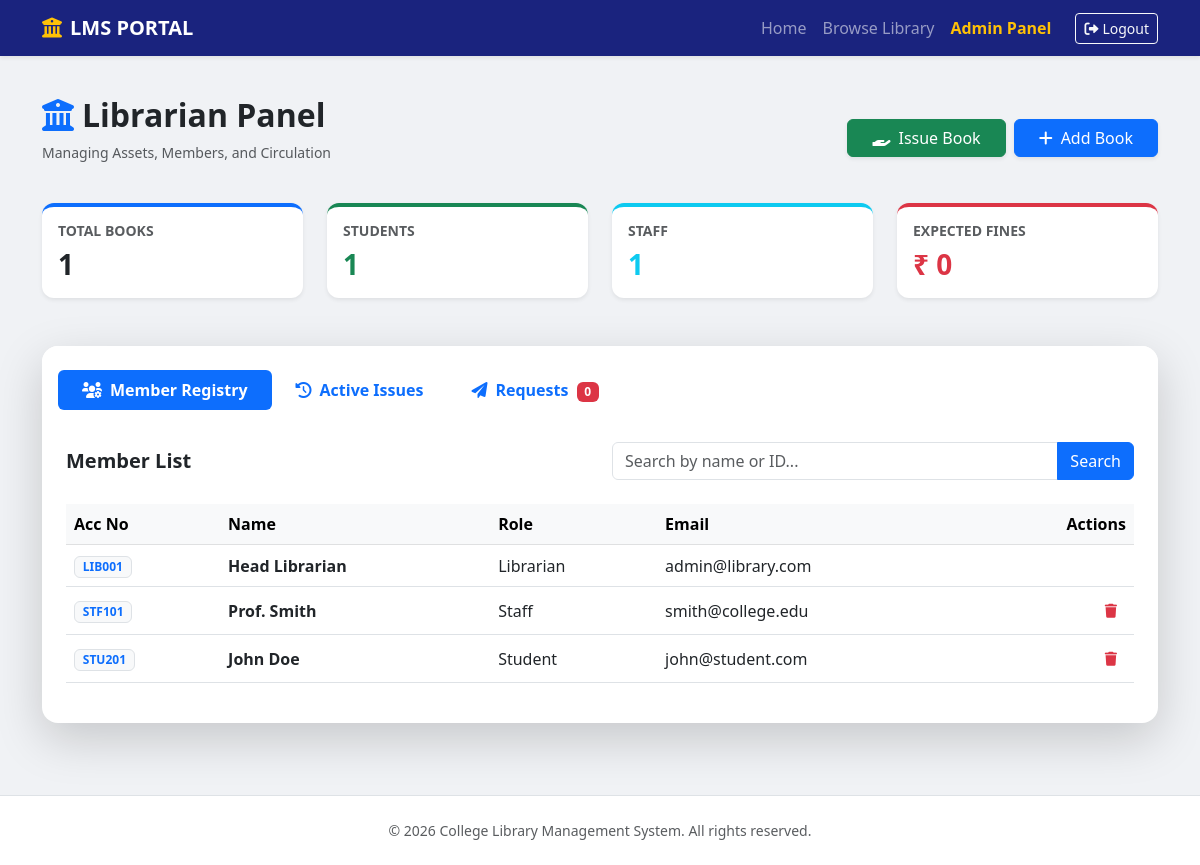
The page /admin_dashboard (signed in) on the database as committed earlier.
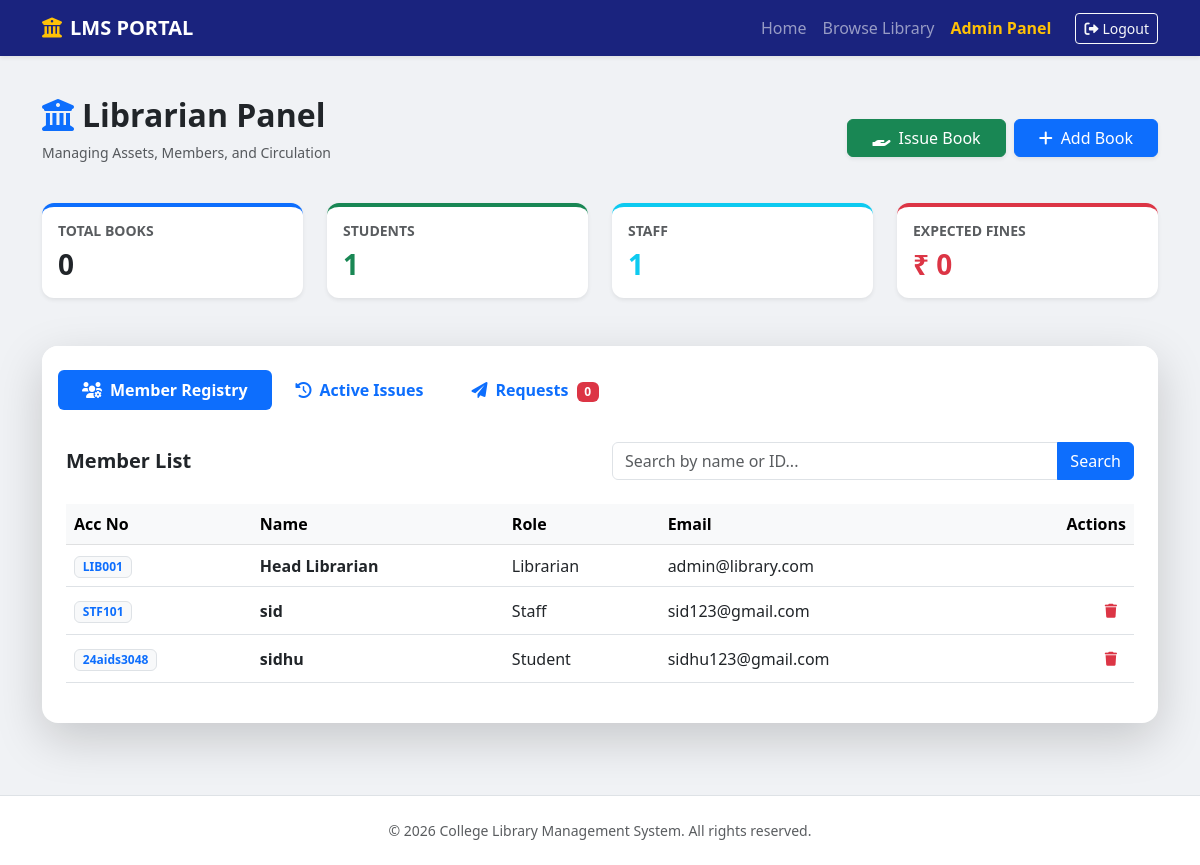
The same page on the database as committed later.
### controller/models.py (models this page shows)
class User(db.Model, UserMixin): # <--- Add UserMixin here
    id = db.Column(db.Integer, primary_key=True)
    account_no = db.Column(db.String(20), unique=True, nullable=False)
    name = db.Column(db.String(100), nullable=False)
    email = db.Column(db.String(120), unique=True, nullable=False)
    password = db.Column(db.String(200), nullable=False)
    role = db.Column(db.String(20), nullable=False) # 'librarian', 'staff', 'student'
    rentals = db.relationship('Transaction', backref='borrower', lazy=True)

### app.py (the view)
@app.route('/admin_dashboard')
@login_required
def admin_dashboard():
    search_query = request.args.get('search_user', '')
    if search_query:
        users = User.query.filter(User.name.contains(search_query) | User.account_no.contains(search_query)).all()
    else:
        users = User.query.all()
    pending_requests = BookRequest.query.filter_by(status='Pending').all()
    transactions = Transaction.query.filter_by(return_date=None).all()
    current_time = datetime.utcnow()
    live_fines = 0
    for txn in transactions:
        if current_time > txn.due_date:
            days_overdue = (current_time - txn.due_date).days
            live_fines += (days_overdue * 5)  # ₹5 per day
    stats = {
        'total_books': Book.query.count(),
        'total_students': User.query.filter_by(role='student').count(),
        'total_staff': User.query.filter_by(role='staff').count(),
        'total_fines': live_fines # Now reflects the live calculation
    }
    return render_template('admin_dashboard.html',
                           users=users,
                           pending_requests=pending_requests,
                           transactions=transactions,
                           search_query=search_query,
                           stats=stats,
                           now=current_time)

### app.py (called while the page is built)
@login_manager.user_loader
def load_user(user_id):
    return db.session.get(User, int(user_id))

### templates/admin_dashboard.html (shortened to what this page needs)
{% extends "base.html" %}
{% block content %}
<div class="container py-4">
    <div class="d-flex justify-content-between align-items-center mb-4">
        <div>
            <h2 class="fw-bold text-dark">
                <i class="fas fa-university me-2 text-primary"></i>Librarian Panel
            </h2>
            <p class="text-muted small">Managing Assets, Members, and Circulation</p>
        </div>
        <div class="d-flex gap-2">
            <button class="btn btn-success shadow-sm px-4" data-bs-toggle="modal" data-bs-target="#issueBookModal">
                <i class="fas fa-hand-holding me-2"></i>Issue Book
            </button>
            <button class="btn btn-primary shadow-sm px-4" data-bs-toggle="modal" data-bs-target="#addBookModal">
                <i class="fas fa-plus me-2"></i>Add Book
            </button>
        </div>
    </div>
    <div class="row g-4 mb-5">
        <div class="col-md-3">
            <div class="card border-0 shadow-sm p-3 bg-white h-100 border-top border-primary border-4">
                <h6 class="text-muted small fw-bold text-uppercase">Total Books</h6>
                <h3 class="fw-bold mb-0">{{ stats.total_books }}</h3>
            </div>
        </div>
        <div class="col-md-3">
            <div class="card border-0 shadow-sm p-3 bg-white h-100 border-top border-success border-4">
                <h6 class="text-muted small fw-bold text-uppercase">Students</h6>
                <h3 class="fw-bold mb-0 text-success">{{ stats.total_students }}</h3>
            </div>
        </div>
        <div class="col-md-3">
            <div class="card border-0 shadow-sm p-3 bg-white h-100 border-top border-info border-4">
                <h6 class="text-muted small fw-bold text-uppercase">Staff</h6>
                <h3 class="fw-bold mb-0 text-info">{{ stats.total_staff }}</h3>
            </div>
        </div>
        <div class="col-md-3">
            <div class="card border-0 shadow-sm p-3 bg-white h-100 border-top border-danger border-4">
                <h6 class="text-muted small fw-bold text-uppercase">Expected Fines</h6>
                <h3 class="fw-bold mb-0 text-danger">₹ {{ stats.total_fines }}</h3>
            </div>
        </div>
    </div>
    <div class="card border-0 shadow-lg rounded-4 overflow-hidden">
        <div class="card-header bg-white border-0 pt-4 px-4">
            <ul class="nav nav-pills card-header-pills" id="pills-tab" role="tablist">
                <li class="nav-item">
                    <button class="nav-link active px-4 fw-bold" data-bs-toggle="pill" data-bs-target="#pills-users" type="button">
                        <i class="fas fa-users-cog me-2"></i>Member Registry
                    </button>
                </li>
                <li class="nav-item">
                    <button class="nav-link px-4 fw-bold" data-bs-toggle="pill" data-bs-target="#pills-issues" type="button">
                        <i class="fas fa-history me-2"></i>Active Issues
                    </button>
                </li>
                <li class="nav-item">
                    <button class="nav-link px-4 fw-bold" data-bs-toggle="pill" data-bs-target="#pills-requests" type="button">
                        <i class="fas fa-paper-plane me-2"></i>Requests
                        <span class="badge bg-danger ms-1">{{ pending_requests|length }}</span>
                    </button>
                </li>
            </ul>
        </div>
        <div class="card-body p-0">
            <div class="tab-content" id="pills-tabContent">
                <div class="tab-pane fade show active p-4" id="pills-users">
                    <div class="row mb-4 align-items-center">
                        <div class="col-md-6">
                            <h5 class="fw-bold mb-0">Member List</h5>
                        </div>
                        <div class="col-md-6">
                            <form action="{{ url_for('admin_dashboard') }}" method="GET" class="input-group">
                                <input type="text" name="search_user" class="form-control" placeholder="Search by name or ID..." value="{{ search_query }}">
                                <button type="submit" class="btn btn-primary">Search</button>
                            </form>
                        </div>
                    </div>
                    <div class="table-responsive">
                        <table class="table table-hover align-middle">
                            <thead class="table-light">
                                <tr><th>Acc No</th><th>Name</th><th>Role</th><th>Email</th><th class="text-end">Actions</th></tr>
                            </thead>
                            <tbody>
                                {% for user in users %}
                                <tr>
                                    <td><span class="badge bg-light text-primary border">{{ user.account_no }}</span></td>
                                    <td class="fw-bold">{{ user.name }}</td>
                                    <td>{{ user.role | title }}</td>
                                    <td>{{ user.email }}</td>
                                    <td class="text-end">
                                        {% if user.role != 'librarian' %}
                                        <form action="{{ url_for('delete_user', user_id=user.id) }}" method="POST" onsubmit="return confirm('Delete this member?');">
                                            <button type="submit" class="btn btn-sm text-danger"><i class="fas fa-trash"></i></button>
                                        </form>
                                        {% endif %}
                                    </td>
                                </tr>
                                {% endfor %}
                            </tbody>
                        </table>
                    </div>
                </div>
            </div>
        </div>
    </div>
</div>
{% endblock %}

### templates/base.html (shortened to what this page needs)
<!DOCTYPE html>
<html lang="en">
<head>
    <link href="https://cdn.jsdelivr.net/npm/bootstrap@5.3.0/dist/css/bootstrap.min.css" rel="stylesheet">
    <link href="https://cdnjs.cloudflare.com/ajax/libs/font-awesome/6.0.0/css/all.min.css" rel="stylesheet">
    <link rel="stylesheet" href="{{ url_for('static', filename='css/style.css') }}">
</head>
<body class="d-flex flex-column min-vh-100">
    <nav class="navbar navbar-expand-lg navbar-dark bg-dark shadow-sm">
        <div class="container">
            <a class="navbar-brand fw-bold" href="{{ url_for('index') }}">
                <i class="fas fa-university me-2 text-warning"></i>LMS PORTAL
            </a>
            <div class="collapse navbar-collapse" id="navbarNav">
                <div class="navbar-nav ms-auto align-items-center">
                    <a class="nav-link" href="{{ url_for('index') }}">Home</a>
                    <a class="nav-link" href="{{ url_for('browse_books') }}">Browse Library</a>
                    {% if current_user.is_authenticated %}
                        {% if current_user.role == 'librarian' %}
                            <a class="nav-link text-warning fw-bold" href="{{ url_for('admin_dashboard') }}">Admin Panel</a>
                        {% else %}
                            <a class="nav-link text-warning fw-bold" href="{{ url_for('user_dashboard') }}">My Books</a>
                        {% endif %}
                        <a class="btn btn-outline-light btn-sm ms-lg-3" href="{{ url_for('logout') }}">
                            <i class="fas fa-sign-out-alt me-1"></i>Logout
                        </a>
                    {% else %}
                        <a class="btn btn-warning btn-sm ms-lg-3 px-4 shadow-sm" href="{{ url_for('login') }}">
                            <i class="fas fa-user me-1"></i>Login
                        </a>
                    {% endif %}
                </div>
            </div>
        </div>
    </nav>
    <main class="flex-grow-1">
        {% block content %}{% endblock %}
    </main>
    <footer class="bg-white border-top py-4 mt-5">
        <div class="container text-center">
            <p class="text-muted small mb-0">&copy; 2026 College Library Management System. All rights reserved.</p>
        </div>
    </footer>
</body>
</html>

### static/style.css (style rules this page uses)
:root { --college-blue: #1a237e; --accent-gold: #fbc02d; }
body { background-color: #f0f2f5; color: #333; }
.navbar { background-color: var(--college-blue) !important; box-shadow: 0 2px 10px rgba(0,0,0,0.2); }
.card { border: none; border-radius: 12px; transition: all 0.3s ease; }

Rows that differ between the two databases and show on the page:
changed User "Staff": name "Prof. Smith" → "sid"; email "smith@college.edu" → "sid123@gmail.com"
changed User "Student": account_no "STU201" → "24aids3048"; name "John Doe" → "sidhu"; email "john@student.com" → "sidhu123@gmail.com"
Other text that changed with them:
{{ stats.total_books }}: "1" → "0"
